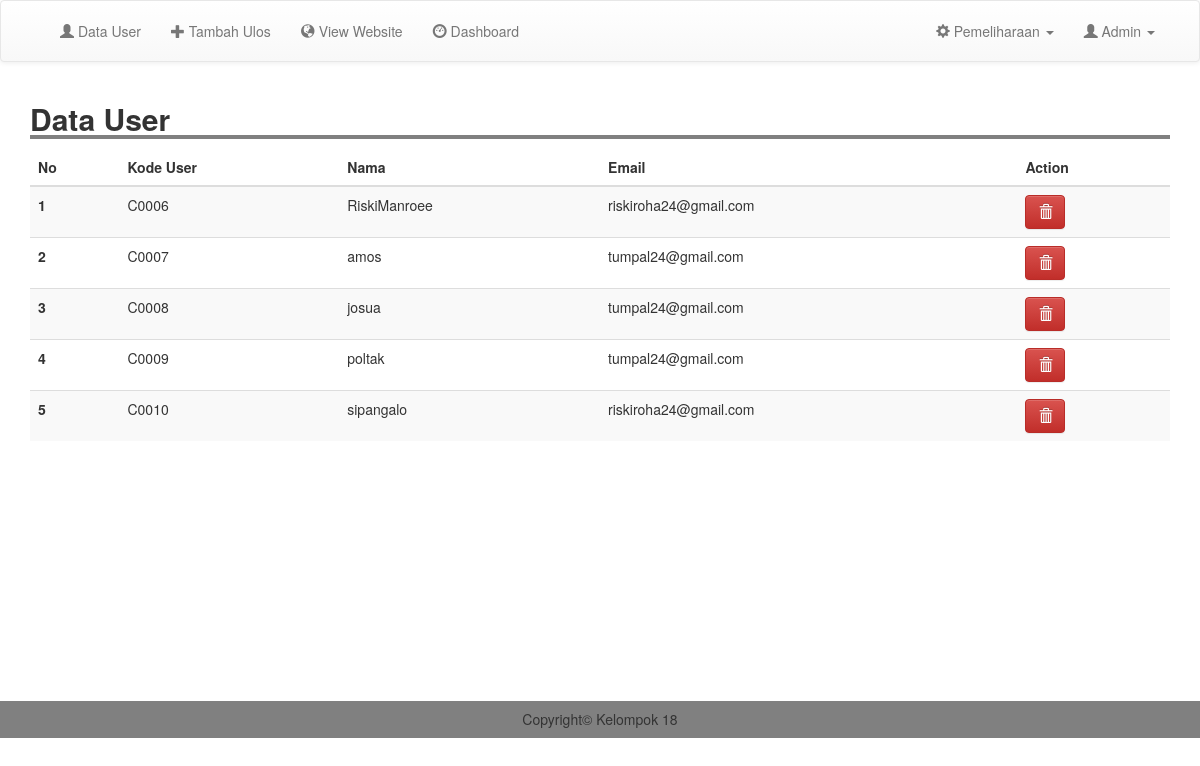
The app's page /admin/m_customer.php (signed in) with its own data.
### tables this page shows
CREATE TABLE `customer` (
  `kode_customer` varchar(100) NOT NULL,
  `nama` varchar(100) NOT NULL,
  `email` varchar(100) NOT NULL,
  `username` varchar(100) NOT NULL,
  `password` varchar(100) NOT NULL,
  `telp` varchar(200) NOT NULL
);

### admin/m_customer.php (the view, shortened to what this page needs)
<?php
include 'header.php';
?>
<div class="container">
	<h2 style=" width: 100%; border-bottom: 4px solid gray"><b>Data User</b></h2>
	<table class="table table-striped">
		<thead>
			<tr>
				<th scope="col">No</th>
				<th scope="col">Kode User</th>
				<th scope="col">Nama</th>
				<th scope="col">Email</th>
				<th scope="col">Action</th>
			</tr>
		</thead>
		<tbody>
			<?php
			$result = mysqli_query($conn, "SELECT * FROM customer order by kode_customer asc");
			$no =1;
			while ($row = mysqli_fetch_assoc($result)) {
				?>
				<tr>
					<th scope="row"><?php echo $no; ?></th>
					<td><?= $row['kode_customer'];  ?></td>
					<td><?= $row['nama'];  ?></td>
					<td><?= $row['email'];  ?></td>
					<td><a href="m_customer.php?kode=<?php echo $row['kode_customer'];?>&page=del" class="btn btn-danger" onclick="return confirm('Yakin Ingin Menghapus Data ?')"><i class="glyphicon glyphicon-trash"></i> </a></td>
				</tr>
				<?php
				$no++;
			}
			?>
		</tbody>
	</table>
</div>
<br>
<br>
<br>
<br>
<br>
<br>
<br>
<br>
<br>
<br>
<br>
<br>
<?php
include 'footer.php';
?>

### css/style.css (style rules this page uses)
body { margin:0; padding: 0; }

### records on screen
customer: kode_customer "C0006", nama "RiskiManroee", email "riskiroha24@gmail.com"
customer: kode_customer "C0007", nama "amos", email "tumpal24@gmail.com"
customer: kode_customer "C0008", nama "josua", email "tumpal24@gmail.com"
customer: kode_customer "C0009", nama "poltak", email "tumpal24@gmail.com"
customer: kode_customer "C0010", nama "sipangalo", email "riskiroha24@gmail.com"
